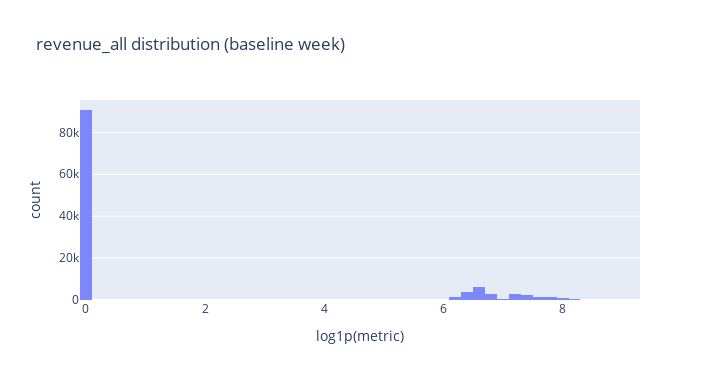

Notebook code cell kept with this figure:
### Code cell
from useful_functions import describe_metric, plot_metric_hist

print(describe_metric(m, "revenue_all"))
plot_metric_hist(m, "revenue_all distribution (baseline week)", log1p=True)

### Figure 1 — Plotly figure (JSON) as saved in the notebook; plotly's stock layout.template omitted (floating-point values rounded to 4 significant figures; data arrays with more than 128 entries replaced by an {"elided": "..."} marker saying what was removed)
{"data": [{"nbinsx": 50, "opacity": 0.8, "type": "histogram", "x": {"elided": "115278 float values"}}], "layout": {"height": 380, "title": {"text": "revenue_all distribution (baseline week)"}, "width": 720, "xaxis": {"title": {"text": "log1p(metric)"}}, "yaxis": {"title": {"text": "count"}}}}
